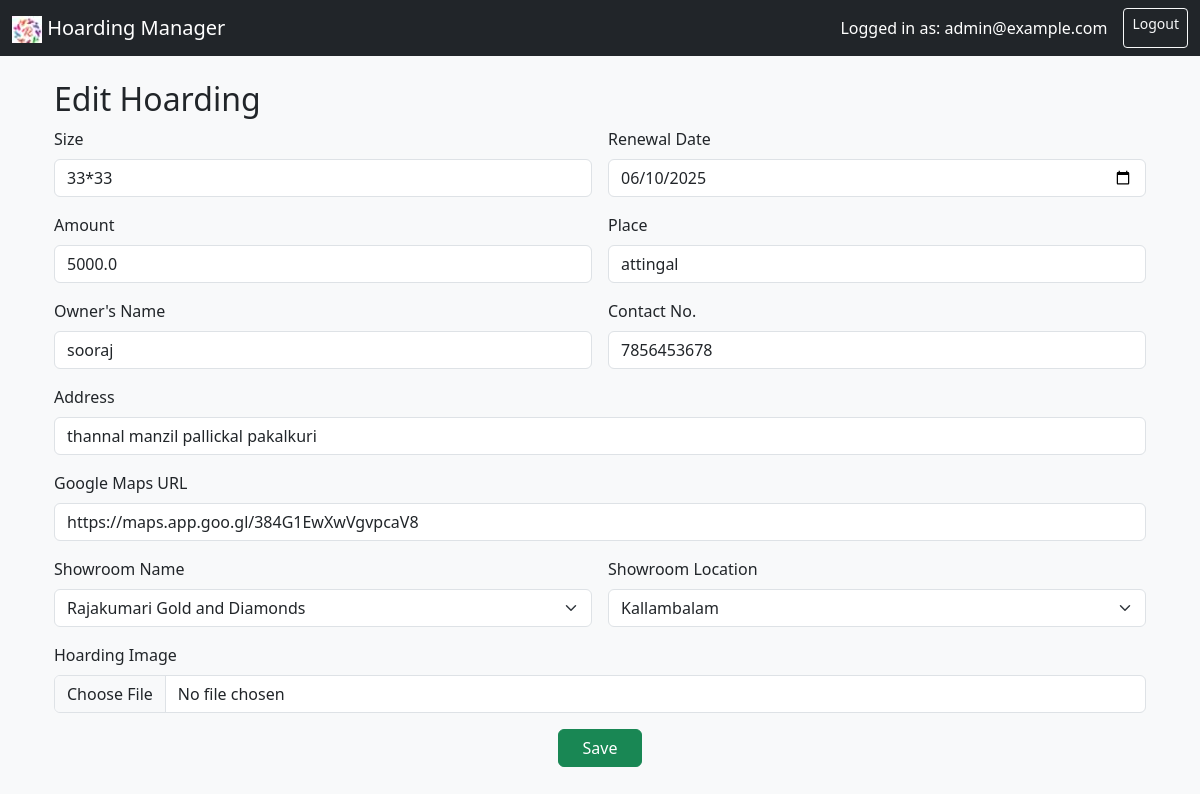
/edit/5 (signed in), run on the app's committed database.
### models.py (models this page shows)
class User(UserMixin, db.Model):
    id       = db.Column(db.Integer, primary_key=True)
    email    = db.Column(db.String(150), unique=True, nullable=False)
    password = db.Column(db.String(256), nullable=False)
    is_admin = db.Column(db.Boolean, default=False)

class Hoarding(db.Model):
    id                = db.Column(db.Integer, primary_key=True)
    size              = db.Column(db.String(50))
    renewal_date      = db.Column(db.Date)
    amount            = db.Column(db.Float)
    place             = db.Column(db.String(100))
    owner_name        = db.Column(db.String(100))
    contact           = db.Column(db.String(20))
    address           = db.Column(db.String(200))
    location_url      = db.Column(db.String(300))
    showroom_name     = db.Column(db.String(100))
    showroom_location = db.Column(db.String(100))
    image_filename    = db.Column(db.String(300))
    created_by        = db.Column(db.Integer, db.ForeignKey('user.id'))
    user = db.relationship('User', backref='hoardings')

### app.py (the view, shortened to what this page needs)
@app.route('/edit/<int:id>', methods=['GET', 'POST'])
@login_required
def edit(id):
    h = Hoarding.query.get_or_404(id)
    if not (current_user.id == h.created_by or current_user.is_admin):
        flash("Access denied.", "danger")
        return redirect(url_for('dashboard'))
    form = HoardingForm(obj=h)
    return render_template("hoarding_form.html", form=form, title="Edit Hoarding")

### app.py (called while the page is built)
@login_manager.user_loader
def load_user(user_id):
    return User.query.get(int(user_id))

### templates/hoarding_form.html (shortened to what this page needs)
{% extends 'base.html' %}
{% block content %}
<div class="container mt-4">
  <h2>{{ title if title else "Add New Hoarding" }}</h2>
  <form method="post" enctype="multipart/form-data">
    <div class="row g-3">
      <div class="col-md-6">
        {{ form.size.label(class="form-label") }}
        {{ form.size(class="form-control") }}
      </div>
      <div class="col-md-6">
        {{ form.renewal_date.label(class="form-label") }}
        {{ form.renewal_date(class="form-control") }}
      </div>
      <div class="col-md-6">
        {{ form.amount.label(class="form-label") }}
        {{ form.amount(class="form-control") }}
      </div>
      <div class="col-md-6">
        {{ form.place.label(class="form-label") }}
        {{ form.place(class="form-control") }}
      </div>
      <div class="col-md-6">
        {{ form.owner_name.label(class="form-label") }}
        {{ form.owner_name(class="form-control") }}
      </div>
      <div class="col-md-6">
        {{ form.contact.label(class="form-label") }}
        {{ form.contact(class="form-control") }}
      </div>
      <div class="col-12">
        {{ form.address.label(class="form-label") }}
        {{ form.address(class="form-control") }}
      </div>
      <div class="col-12">
        {{ form.location_url.label(class="form-label") }}
        {{ form.location_url(class="form-control") }}
      </div>
      <div class="col-md-6">
        {{ form.showroom_name.label(class="form-label") }}
        {{ form.showroom_name(class="form-select") }}
      </div>
      <div class="col-md-6">
        {{ form.showroom_location.label(class="form-label") }}
        {{ form.showroom_location(class="form-select") }}
      </div>
      <div class="col-12">
        {{ form.image.label(class="form-label") }}
        {{ form.image(class="form-control") }}
      </div>
      <div class="col-12 text-center mt-3">
        {{ form.submit(class="btn btn-success px-4") }}
      </div>
    </div>
  </form>
</div>
{% endblock %}

### templates/base.html (shortened to what this page needs)
<!DOCTYPE html>
<html lang="en">
<head>
  <link href="https://cdn.jsdelivr.net/npm/bootstrap@5.3.3/dist/css/bootstrap.min.css" rel="stylesheet">
  <link href="{{ url_for('static', filename='css/styles.css') }}" rel="stylesheet">
</head>
<body class="bg-light">
  <nav class="navbar navbar-expand-lg navbar-dark bg-dark mb-4">
    <div class="container-fluid">
      <a class="navbar-brand" href="{{ url_for('dashboard') }}">
        <img src="{{ url_for('static', filename='logo.png') }}" alt="Logo" width="30"> Hoarding Manager
      </a>
      <div class="d-flex">
        {% if current_user.is_authenticated %}
          <span class="navbar-text me-3 text-white">Logged in as: {{ current_user.email }}</span>
          <a class="btn btn-outline-light btn-sm" href="{{ url_for('logout') }}">Logout</a>
        {% endif %}
      </div>
    </div>
  </nav>
  <main class="container">
    {% block content %}{% endblock %}
  </main>
</body>
</html>

### static/css/styles.css (style rules this page uses)
body { background-color: #f5f5f5; }

### data on the page
User: email "admin@example.com"
Hoarding: size "33*33", renewal_date "06/10/2025", amount "5000.0", place "attingal", owner_name "sooraj", contact "7856453678", address "thannal manzil pallickal pakalkuri", location_url "https://maps.app.goo.gl/384G1EwXwVgvpcaV8", showroom_name "Rajakumari Gold and Diamonds", showroom_location "Kallambalam"

### other printed values
{{ title if title else "Add New Hoarding" }} "Edit Hoarding"
